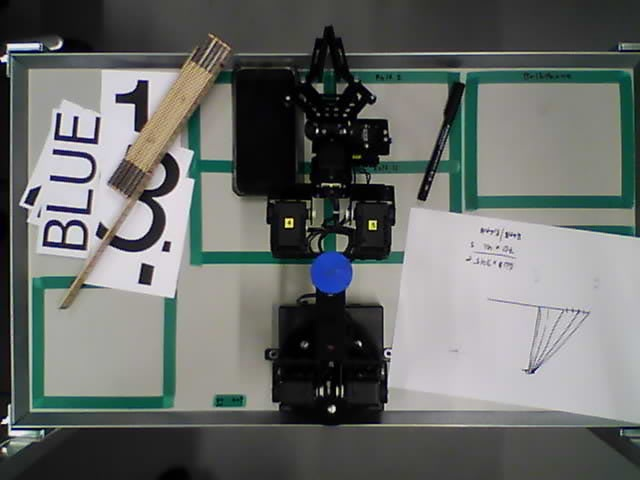
#> input picture sortmaster_ws/src/sortmaster/src/picture.jpg, 640 x 480 px
$ python opencvTest.py   (Python 2 division)
#> lines starting #> are read from the running program, lines starting #| are printed output that depends on the picture; after the words box and inside, x2 and y2 are one past the last pixel; in counts of white or black regions, pixels touching at a corner belong together
#!/usr/bin/env python
# -*- coding: utf-8 -*-


import cv2
import cv2.cv as cv
import numpy as np
import sys

image = cv2.imread('picture.jpg')
#> image is the input picture: shape (480, 640, 3); mean B, G, R 105.8, 108.2, 104.9
output = image.copy()

boundaries = [
	#([0,50,50],[10,255,255]),
	([110,50,50],[120,255,255])

]

hsv = cv2.cvtColor(image, cv2.COLOR_BGR2HSV)
#> hsv: shape (480, 640, 3); mean H, S, V 58.4, 32.2, 111.5

# loop over the boundaries
for (lower, upper) in boundaries:
	# create NumPy arrays from the boundaries
	lower = np.array(lower, dtype = "uint8")
	upper = np.array(upper, dtype = "uint8")

	# find the colors within the specified boundaries and apply
	# the mask
	mask = cv2.inRange(hsv, lower, upper)
	colorOutput = cv2.bitwise_and(image, image, mask = mask)
#> this loop made 1 pass
#> pass 1, `mask = cv2.inRange(hsv, lower, upper)`:
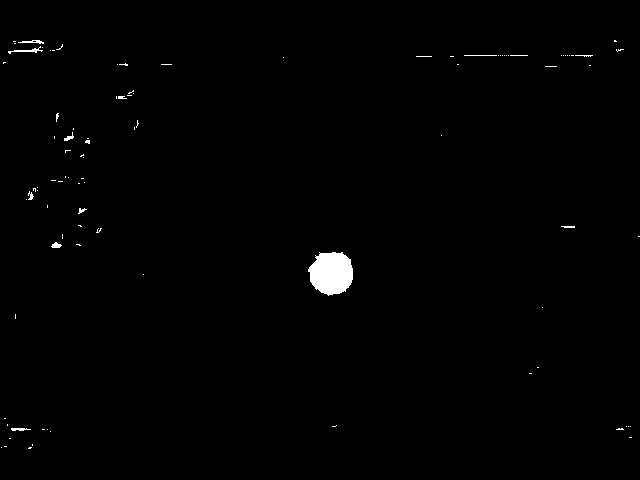
#> mask: shape (480, 640); 0.74% white; 96 white regions (84 under 20 px), largest, box (x1, y1, x2, y2) and area: (308, 252, 353, 296) 1514, (8, 46, 43, 54) 79, (18, 40, 44, 44) 55

	# [7 lines of commented-out code are left out]

gray = cv2.cvtColor(colorOutput, cv2.COLOR_BGR2GRAY)

cv2.imshow('gray', gray)

cv2.waitKey(0)
cv2.destroyAllWindows()

circles = cv2.HoughCircles(gray, cv.CV_HOUGH_GRADIENT, 1, 80, param1=120,param2=6, minRadius=16, maxRadius=22)
#> circles = [[331.5, 273.5, 21.4], [24.5, 59.5, 19.2], [120.5, 115.5, 16.7]]

if circles is not None:

	circles = np.uint16(np.around(circles))
#> circles = [[332, 274, 21], [24, 60, 19], [120, 116, 17]]
	for i in circles[0,:]:
		x = i[0]
		y = i[1]
		r = i[2]

		print x
		print y
		print r

     		#draw the outer circle
    		cv2.circle(output,(i[0],i[1]),i[2],(0,255,0),2)
     		#draw the center of the circle
    		cv2.circle(output,(i[0],i[1]),2,(0,0,255),3)

		print("Done!")
		cv2.imshow("Found stuff", output)
		cv2.waitKey(0)
		cv2.destroyAllWindows()
#> this loop made 3 passes
#| 332
#| 274
#| 21
#| Done!
#| 24
#| 60
#| 19
#| Done!
#| 120
#| 116
#> (further printed lines are left out)
#> pass 1, `cv2.imshow("Found stuff", output)`:
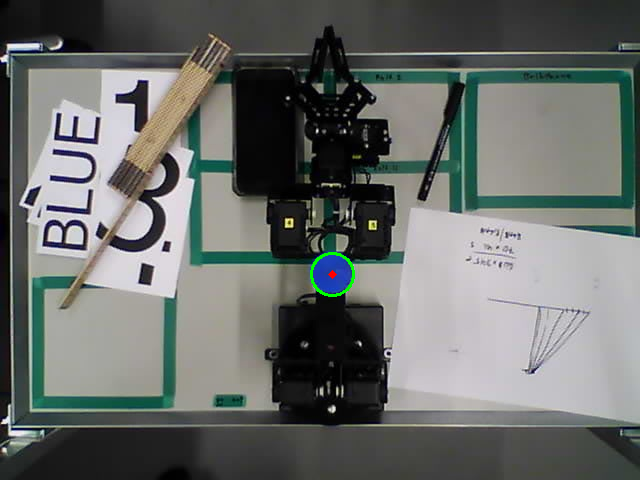
#> window 'Found stuff': shape (480, 640, 3); mean B, G, R 105.6, 108.4, 104.8
#> pass 2, `cv2.imshow("Found stuff", output)`:
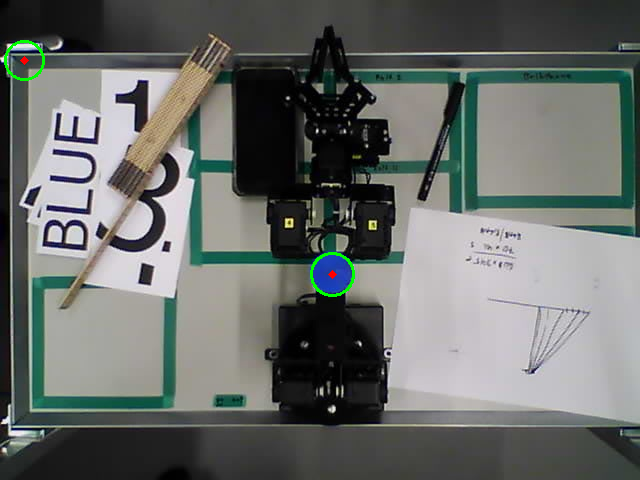
#> window 'Found stuff': shape (480, 640, 3); mean B, G, R 105.5, 108.6, 104.7
#> after the loop:
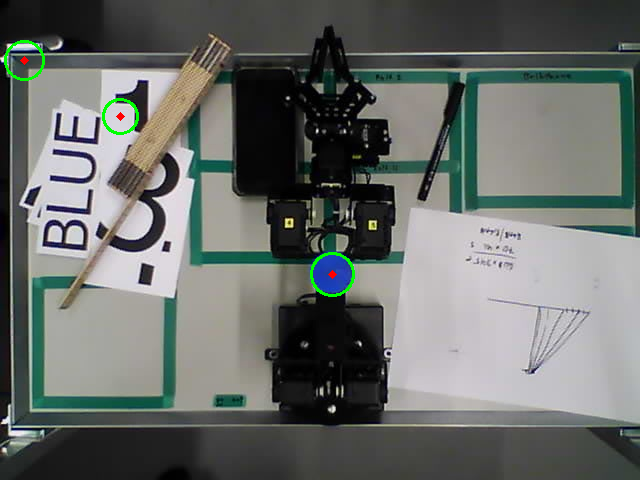
#> output: shape (480, 640, 3); 0.4% of pixels changed, all inside (x1, y1, x2, y2) = (4, 40, 355, 297)
else:
	print("Could not find any circles")

$ run again, with sortmaster_ws/src/sortmaster/src/blaa.jpg copied over sortmaster_ws/src/sortmaster/src/picture.jpg
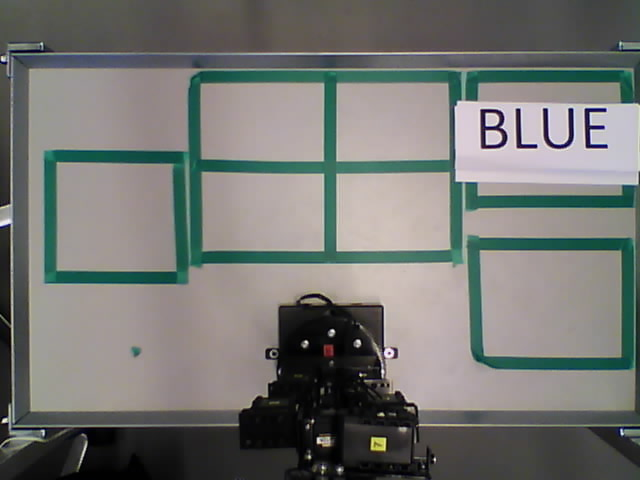
#> input picture sortmaster_ws/src/sortmaster/src/blaa.jpg, 640 x 480 px
#> image is the input picture: shape (480, 640, 3); mean B, G, R 114, 117.3, 116.1
#> hsv: shape (480, 640, 3); mean H, S, V 50.5, 37.3, 123.4
#> the loop `for (lower, upper) in boundaries:` made 1 pass
#> pass 1, `mask = cv2.inRange(hsv, lower, upper)`:
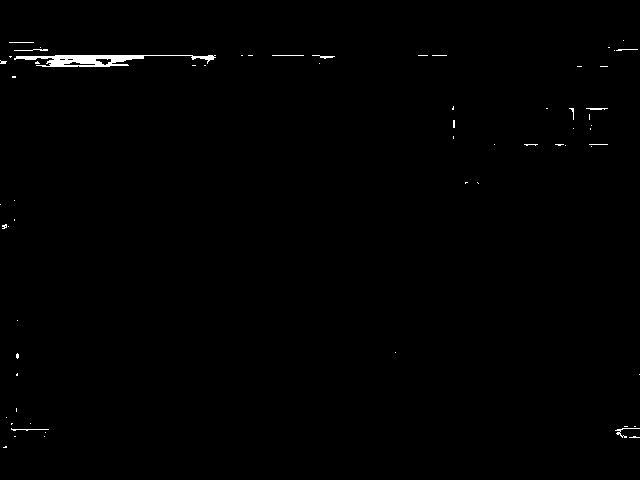
#> mask: shape (480, 640); 0.55% white; 64 white regions (54 under 20 px), largest, box (x1, y1, x2, y2) and area: (14, 55, 216, 67) 1108, (615, 428, 640, 438) 54, (11, 428, 49, 431) 44
#> `circles = cv2.HoughCircles(gray, cv.CV_HOUGH_GRADIENT, 1, 80, param1=1..`: circles = [[25.5, 61.5, 20.3], [592.5, 125.5, 19.2], [33.5, 409.5, 20.2]]
#> `circles = np.uint16(np.around(circles))`: circles = [[26, 62, 20], [592, 126, 19], [34, 410, 20]]
#> the loop `for i in circles[0,:]:` made 3 passes
#> (printed output is left out)
#> after the loop `for i in circles[0,:]:`:
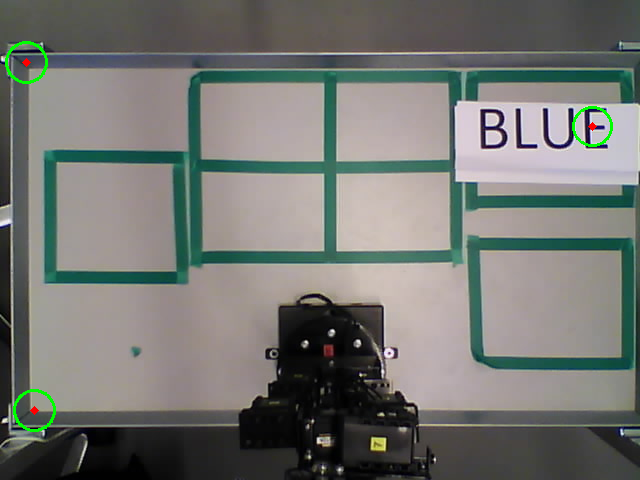
#> output: shape (480, 640, 3); 0.4% of pixels changed, all inside (x1, y1, x2, y2) = (5, 41, 613, 432)
